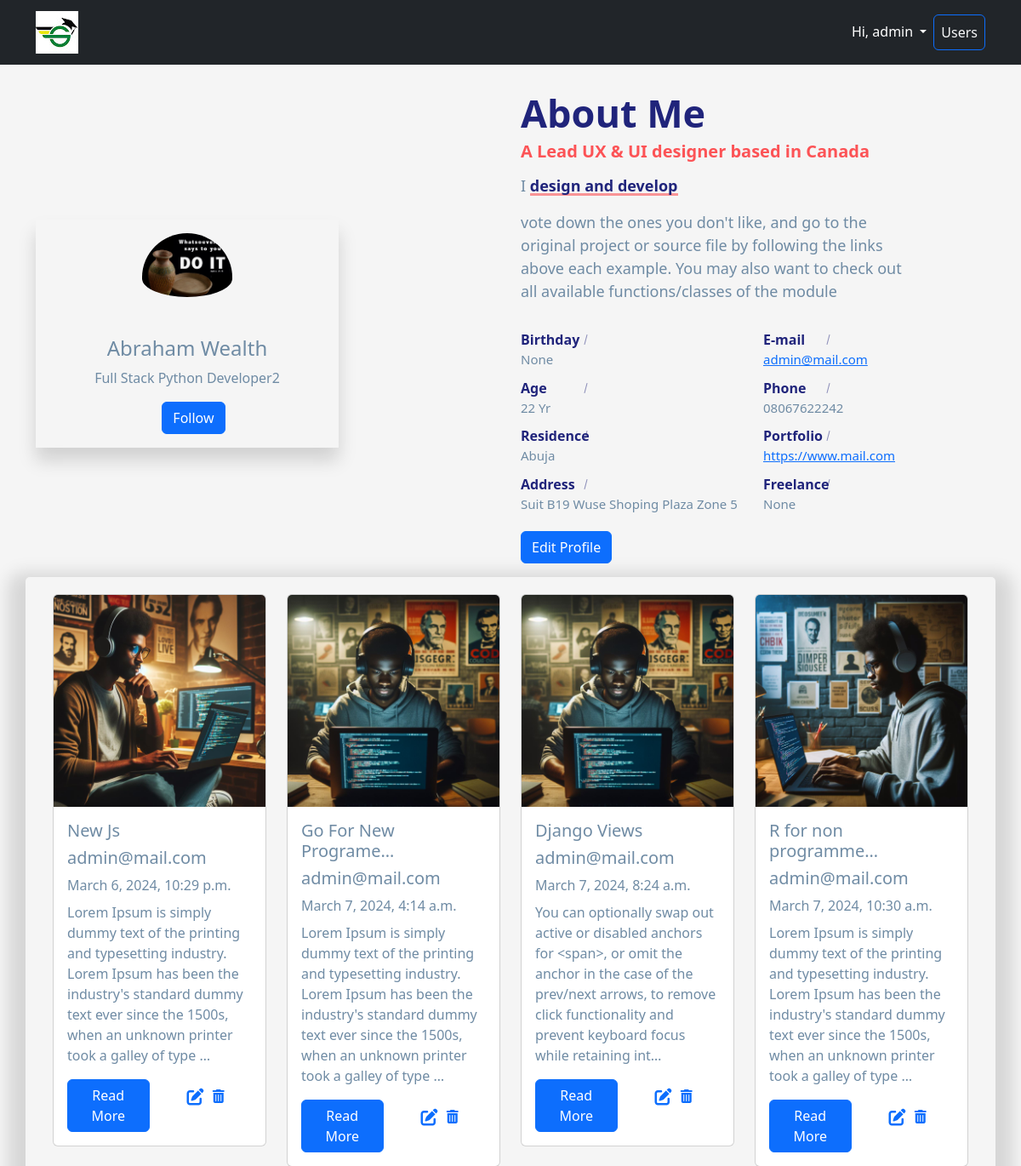
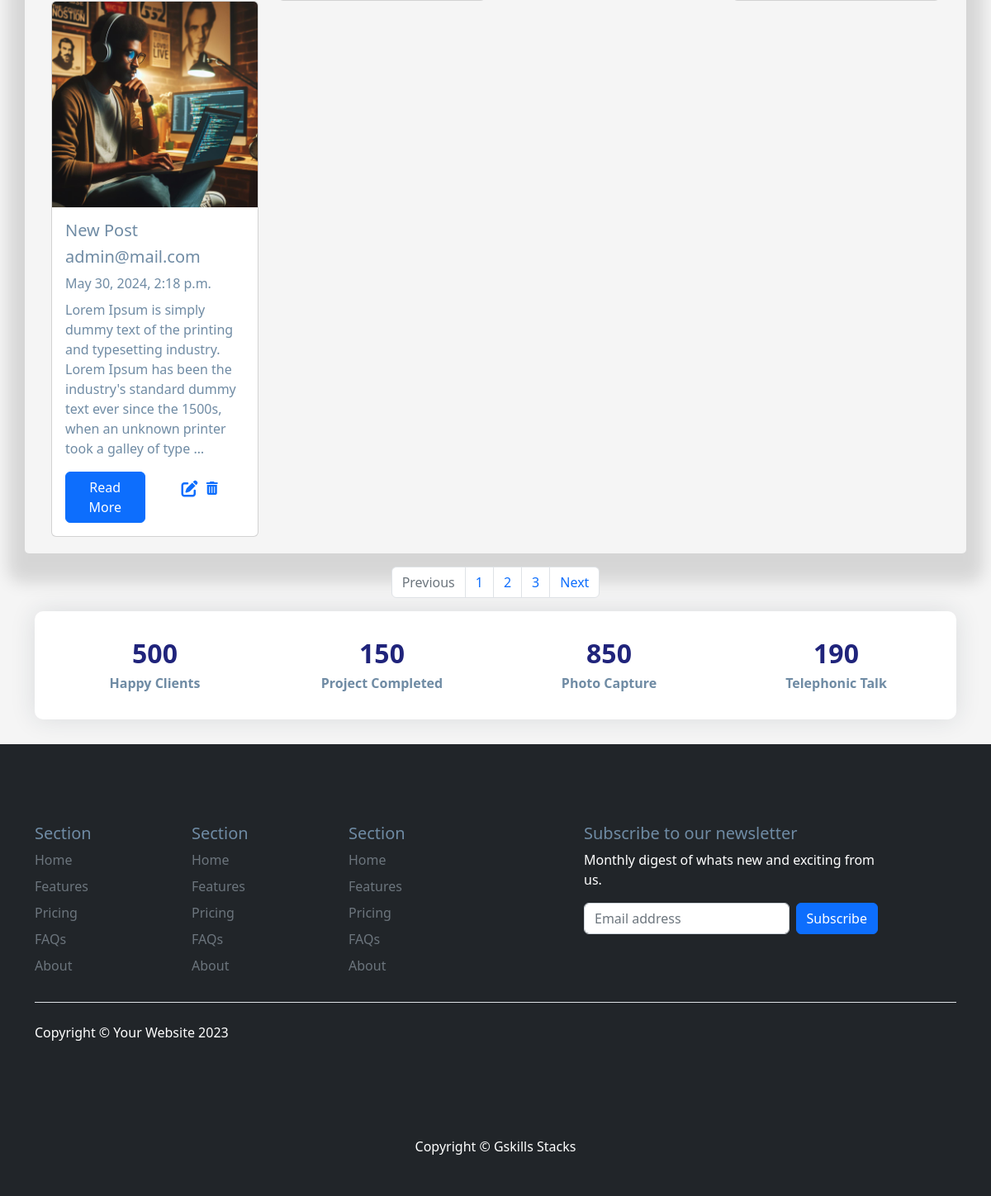
/user/profile/ (signed in), run on the app's committed database (2 pictures, top to bottom).
### main/models.py (models this page shows)
class CustomUser(AbstractUser):
    email = models.EmailField(unique=True)
    phone = models.CharField(max_length=11, blank=True, null=True)
    address = models.CharField(max_length=100, blank=True, null=True)
    residence = models.CharField(max_length=100, blank=True, null=True)
    yearofbirth= models.DateField(blank=True, null=True)
    created = models.DateField(blank=True, null=True)
    profile_pic = models.ImageField(upload_to='user_img', blank=True, null=True)
    SERVICE_TYPE =[('Available for freelance','freelance'),('Not available for freelance','job')]
    freelance = models.CharField(max_length=50, choices=SERVICE_TYPE, blank=True, null=True )
    social_link = models.URLField(max_length=100, blank=True, null=True)
    core_skill = models.CharField(max_length=50, blank=True, null=True)
    bio = models.TextField(blank=True, null=True)
    USERNAME_FIELD = 'email'
    REQUIRED_FIELDS= 'username', "first_name"
    def __str__(self):
        return self.email

### blogpost/models.py (models this page shows, shortened)
class Blog(models.Model):
    user = models.ForeignKey(settings.AUTH_USER_MODEL, on_delete=models.CASCADE, blank=True, null=True, related_name='blogs')
    author = models.CharField(max_length=100)
    title = models.CharField(max_length=200, unique=True)
    slug = models.SlugField()
    body = RichTextField(blank=True, null=True)
    img = models.ImageField(upload_to='img')
    created = models.DateTimeField(auto_now_add =True)
    updated = models.DateTimeField(auto_now_add =True)
    featured = models.BooleanField(default=False)
    category = models.ForeignKey(Category, on_delete=models.CASCADE, related_name='blogs', blank=True, null=True)

### main/views.py (the view)
# urls.py: path('profile/',views.profile, name='profile'),
def profile(request):
    user = request.user
    blogs = Blog.objects.filter(user=user)
    return render(request, 'main/profile.html',{'user':user,'blogs':blogs})

### main/templates/main/profile.html (shortened to what this page needs)
{% extends 'base.html' %}
{% block body %}
    <section class="section about-section gray-bg" id="about">
        <div class="container">
            <div class="row align-items-center flex-row-reverse">
                <div class="col-lg-6 offset-2">
                    <div class="about-text go-to">
                            <h3 class="dark-color">About Me</h3>
                            <h6 class="theme-color lead">A Lead UX &amp; UI designer based in Canada</h6>
                            <p>I
                                <mark>design and develop</mark> {{user.bio|linebreaks}}
                            </p>
                        <div class="row about-list">
                            <div class="col-md-6">
                                    <div class="media">
                                        <label>Birthday</label>
                                        <p>{{ user.yearofbirth }}</p>
                                    </div>
                                    <div class="media">
                                        <label>Age</label>
                                        <p>22 Yr</p>
                                    </div>
                                    <div class="media">
                                        <label>Residence</label>
                                        <p>{{user.residence}}</p>
                                    </div>
                                    <div class="media">
                                        <label>Address</label>
                                        <p>{{user.address}}</p>
                                    </div>
                                </div>
                                <div class="col-md-6">
                                    <div class="media">
                                    <label>E-mail</label>
                                    <p><a href="{{user.email}}" class="__cf_email__" data-cfemail="a6cfc8c0c9e6c2c9cbc7cfc888c5c9cb">{{user.email}}</a></p>
                                    </div>
                                    <div class="media">
                                    <label>Phone</label>
                                    <p>{{user.phone}}</p>
                                    </div>
                                    <div class="media">
                                    <label>Portfolio</label>
                                    <p><a href="{{user.social_link}}" target="_blank">{{user.social_link}}</a></p>
                                    </div>
                                    <div class="media">
                                    <label>Freelance</label>
                                    <p>{{user.freelance}}</p>
                                    </div>
                                </div>
                            </div>
                        </div>
                        <a href="{% url 'edit_profile' %}" class="btn btn-primary mt-3 mb-3" >Edit Profile</a>
                        </div>
                        <div class="col-lg-4">
                            <div class="about-avatar pb-3 pt-3" style="box-shadow: 0 15px 20px rgba(0, 0, 0, 0.15);">
                            {% if user.profile_pic %}
                                <img src="{{ user.profile_pic.url }}" title alt class="offset-1 mb-3" style="width: 30%; border-radius: 50%; margin-left: 35%;padding-bottom: 30px;">
                          {% else %}
                                <img src="https://bootdey.com/img/Content/avatar/avatar7.png" title alt class="offset-1 mb-3">
                            {% endif %}
                                <h4 class="text-center">{{user.first_name}} {{user.last_name}}</h4>
                                <p class="text-center">{{user.core_skill}}</p>
                                <div class="btn btn-primary offset-5">Follow</div>
                            </div>
                        </div>
                        </div>
                        <div class="row mb-3" style="box-shadow: 0 15px 20px 20px rgba(0, 0, 0, 0.13); padding: 20px; border-radius: 5px;">
                            {% for blog in blogs %}
                                <div class="col-3">
                                    <div class="card">
                                        <img src="{{blog.img.url}}" class="card-img-top" alt="...">
                                        <div class="card-body">
                                            <h5 class="card-title">{{ blog.title|truncatechars:20 }}</h5>
                                            <h5 class="card-title">{{ blog.user }}</h5>
                                            <p class="card-title">{{ blog.created }}</p>
                                            <p class="card-text">{{blog.body|truncatechars:200}}</p>
                                            <div class="row">
                                                <div class="col-6">
                                                    <a href="{% url 'singlepage' slug=blog.slug  %}" class="btn btn-primary">Read More</a>
                                                </div>
                                                <div class="col-6">
                                                    <div class="row mt-2">
                                                        <p class="col-3 offset-2 mr-2">
                                                            <a href="{% url 'update_post' slug=blog.slug%}"><i class="fa-solid fa-pen-to-square fa-lg"></i></a>
                                                        </p>
                                                        <p class="col-6 mr-3">
                                                            <a href="{% url 'delete_post' slug=blog.slug%}" ><i class="fa-solid fa-trash-can"></i></a>
                                                        </p>
                                                    </div>
                                                </div>
                                            </div>
                                        </div>
                                    </div>
                                </div>
                            {% endfor %}
                        </div>
                        <nav aria-label="Page navigation example">
                            <ul class="pagination justify-content-center">
                              <li class="page-item disabled">
                                <a class="page-link" href="#" tabindex="-1" aria-disabled="true">Previous</a>
                              </li>
                              <li class="page-item"><a class="page-link" href="#">1</a></li>
                              <li class="page-item"><a class="page-link" href="#">2</a></li>
                              <li class="page-item"><a class="page-link" href="#">3</a></li>
                              <li class="page-item">
                                <a class="page-link" href="#">Next</a>
                              </li>
                            </ul>
                          </nav>
                        <div class="counter">
                            <div class="row">
                                <div class="col-6 col-lg-3">
                                    <div class="count-data text-center">
                                        <h6 class="count h2" data-to="500" data-speed="500">500</h6>
                                        <p class="m-0px font-w-600">Happy Clients</p>
                                    </div>
                                </div>
                                <div class="col-6 col-lg-3">
                                    <div class="count-data text-center">
                                        <h6 class="count h2" data-to="150" data-speed="150">150</h6>
                                        <p class="m-0px font-w-600">Project Completed</p>
                                    </div>
                                </div>
                                <div class="col-6 col-lg-3">
                                    <div class="count-data text-center">
                                        <h6 class="count h2" data-to="850" data-speed="850">850</h6>
                                        <p class="m-0px font-w-600">Photo Capture</p>
                                    </div>
                                </div>
                                <div class="col-6 col-lg-3">
                                    <div class="count-data text-center">
                                        <h6 class="count h2" data-to="190" data-speed="190">190</h6>
                                        <p class="m-0px font-w-600">Telephonic Talk</p>
                                    </div>
                                </div>
                            </div>
                        </div>
        </div>
    </section>
{% endblock body %}

### templates/base.html (shortened to what this page needs)
{% load static %}
<!DOCTYPE html>
<html lang="en">
    <head>
        <link rel="stylesheet" href="https://cdnjs.cloudflare.com/ajax/libs/font-awesome/6.5.1/css/all.min.css" />
        <link href="{% static 'css/styles.css' %}" rel="stylesheet" />
        <link href="{% static 'css/main.css' %}" rel="stylesheet" />
    </head>
    <body>
        <nav class="navbar navbar-expand-lg navbar-dark bg-dark">
            <div class="container">
                <a class="navbar-brand" href="{% url 'home' %}"><img src="{% static 'images/logo.jpg' %}" alt=""></a>
                <div class="collapse navbar-collapse" id="navbarSupportedContent">
            <ul class="navbar-nav ms-auto mb-2 mb-lg-0">
              {% if request.user.is_authenticated %}
              <li class="nav-item dropdown">
                <a class="nav-link dropdown-toggle text-white" href="#" role="button" data-bs-toggle="dropdown" aria-expanded="false">
                 Hi, {{ request.user.username }}
                </a>
              </li>
              {% endif %}
              <li class="nav-item">
                <a class="nav-link btn btn btn-outline-primary text-light" href="{% url 'users' %}">Users</a>
              </li>
            </ul>
                </div>
            </div>
        </nav>
    {% block body %} {% endblock  %}
    <footer class="py-5 bg-dark">
        <div class="container">
            <footer class="py-5">
              <div class="row">
                <div class="col-2">
                  <h5>Section</h5>
                  <ul class="nav flex-column">
                    <li class="nav-item mb-2"><a href="#" class="nav-link p-0 text-muted">Home</a></li>
                    <li class="nav-item mb-2"><a href="#" class="nav-link p-0 text-muted">Features</a></li>
                    <li class="nav-item mb-2"><a href="#" class="nav-link p-0 text-muted">Pricing</a></li>
                    <li class="nav-item mb-2"><a href="#" class="nav-link p-0 text-muted">FAQs</a></li>
                    <li class="nav-item mb-2"><a href="#" class="nav-link p-0 text-muted">About</a></li>
                  </ul>
                </div>
                <div class="col-2">
                  <h5>Section</h5>
                  <ul class="nav flex-column">
                    <li class="nav-item mb-2"><a href="#" class="nav-link p-0 text-muted">Home</a></li>
                    <li class="nav-item mb-2"><a href="#" class="nav-link p-0 text-muted">Features</a></li>
                    <li class="nav-item mb-2"><a href="#" class="nav-link p-0 text-muted">Pricing</a></li>
                    <li class="nav-item mb-2"><a href="#" class="nav-link p-0 text-muted">FAQs</a></li>
                    <li class="nav-item mb-2"><a href="#" class="nav-link p-0 text-muted">About</a></li>
                  </ul>
                </div>
                <div class="col-2">
                  <h5>Section</h5>
                  <ul class="nav flex-column">
                    <li class="nav-item mb-2"><a href="#" class="nav-link p-0 text-muted">Home</a></li>
                    <li class="nav-item mb-2"><a href="#" class="nav-link p-0 text-muted">Features</a></li>
                    <li class="nav-item mb-2"><a href="#" class="nav-link p-0 text-muted">Pricing</a></li>
                    <li class="nav-item mb-2"><a href="#" class="nav-link p-0 text-muted">FAQs</a></li>
                    <li class="nav-item mb-2"><a href="#" class="nav-link p-0 text-muted">About</a></li>
                  </ul>
                </div>
                <div class="col-4 offset-1">
                  <form>
                    <h5>Subscribe to our newsletter</h5>
                    <p class="text-white">Monthly digest of whats new and exciting from us.</p>
                    <div class="d-flex w-100 gap-2">
                      <input id="newsletter1" type="text" class="form-control" placeholder="Email address">
                      <button class="btn btn-primary" type="button">Subscribe</button>
                    </div>
                  </form>
                </div>
              </div>
              <div class="d-flex justify-content-between py-4 my-4 border-top">
                <p class="m-0 text-center text-white">Copyright &copy; Your Website 2023</p>
                <ul class="list-unstyled d-flex">
                  <li class="ms-3"><a class="link-light" href="#"><svg class="bi" width="24" height="24"><use xlink:href="#twitter"/></svg></a></li>
                  <li class="ms-3"><a class="link-light" href="#"><svg class="bi" width="24" height="24"><use xlink:href="#instagram"/></svg></a></li>
                  <li class="ms-3"><a class="link-light" href="#"><svg class="bi" width="24" height="24"><use xlink:href="#facebook"/></svg></a></li>
                </ul>
              </div>
            </footer>
          </div>
        <div class="container"><p class="m-0 text-center text-white">Copyright &copy; Gskills Stacks <script>let x = new Date(); x.getFullYear();</script></p></div>
    </footer>
</body>
</html>

### data on the page
CustomUser: user.username "admin", bio "vote down the ones you don't like, and go to the original project or source file by following the links above each example. You may also want to check out all available functions/classes of the module", yearofbirth "None", residence "Abuja", address "Suit B19 Wuse Shoping Plaza Zone 5", email "admin@mail.com", phone "08067622242", social_link "https://www.mail.com", freelance "None", profile_pic (picture), first_name "Abraham", last_name "Wealth", core_skill "Full Stack Python Developer2"
Blog: img (picture), title "New Js", user "admin@mail.com", created "March 6, 2024, 10:29 p.m.", body "Lorem Ipsum is simply dummy text of the printing and typesetting industry. Lorem Ipsum has been the industry's standard dummy text ever since the 1500s, when an unknown printer took a galley of type …"
Blog: img (picture), title "Go For New Programe…", user "admin@mail.com", created "March 7, 2024, 4:14 a.m.", body "Lorem Ipsum is simply dummy text of the printing and typesetting industry. Lorem Ipsum has been the industry's standard dummy text ever since the 1500s, when an unknown printer took a galley of type …"
Blog: img (picture), title "Django Views", user "admin@mail.com", created "March 7, 2024, 8:24 a.m.", body "You can optionally swap out active or disabled anchors for <span>, or omit the anchor in the case of the prev/next arrows, to remove click functionality and prevent keyboard focus while retaining int…"
Blog: img (picture), title "R for non programme…", user "admin@mail.com", created "March 7, 2024, 10:30 a.m.", body "Lorem Ipsum is simply dummy text of the printing and typesetting industry. Lorem Ipsum has been the industry's standard dummy text ever since the 1500s, when an unknown printer took a galley of type …"
Blog: img (picture), title "New Post", user "admin@mail.com", created "May 30, 2024, 2:18 p.m.", body "Lorem Ipsum is simply dummy text of the printing and typesetting industry. Lorem Ipsum has been the industry's standard dummy text ever since the 1500s, when an unknown printer took a galley of type …"
